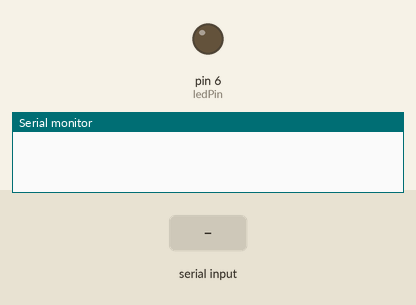
A sketch run on a simulated Arduino Uno, built with avr-gcc and run on an emulated ATmega328P. Parts: output pins drawn as LEDs (lit = HIGH), the last lines printed to the serial monitor. The inputs (shaded band) are chosen by the test bench.

Above: at 1.2 s.
1.3 s: "1" received over Serial
At 2.5 s:
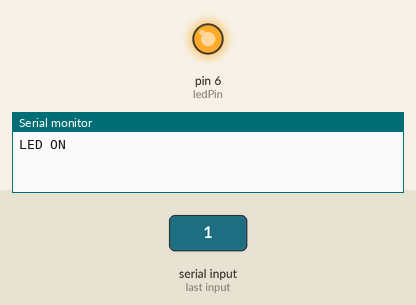
2.8 s: "0" received over Serial
At 3.7 s:
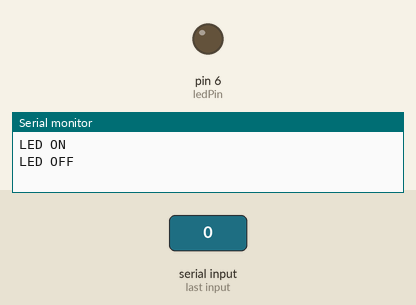
Timing chart, 0 to 5.8 s (numbered marks = the images above; inputs shaded):
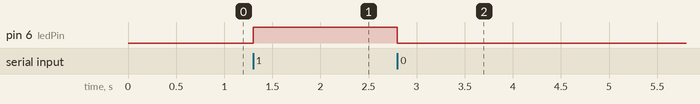

The sketch:

Day13_Serial_Control.ino
```cpp
#define ledPin 6

void setup() {
  Serial.begin(9600);
  pinMode(ledPin, OUTPUT);
}

void loop() {
  if (Serial.available()) {
    char cmd = Serial.read();

    if (cmd == '1') {
      digitalWrite(ledPin, HIGH);
      Serial.println("LED ON");
    }
    else if (cmd == '0') {
      digitalWrite(ledPin, LOW);
      Serial.println("LED OFF");
    }
  }
}
```

Measured:
- after the input at 1.3 s, pin 6 (ledPin): LOW → HIGH at once
- after the input at 2.8 s, pin 6 (ledPin): HIGH → LOW at once
